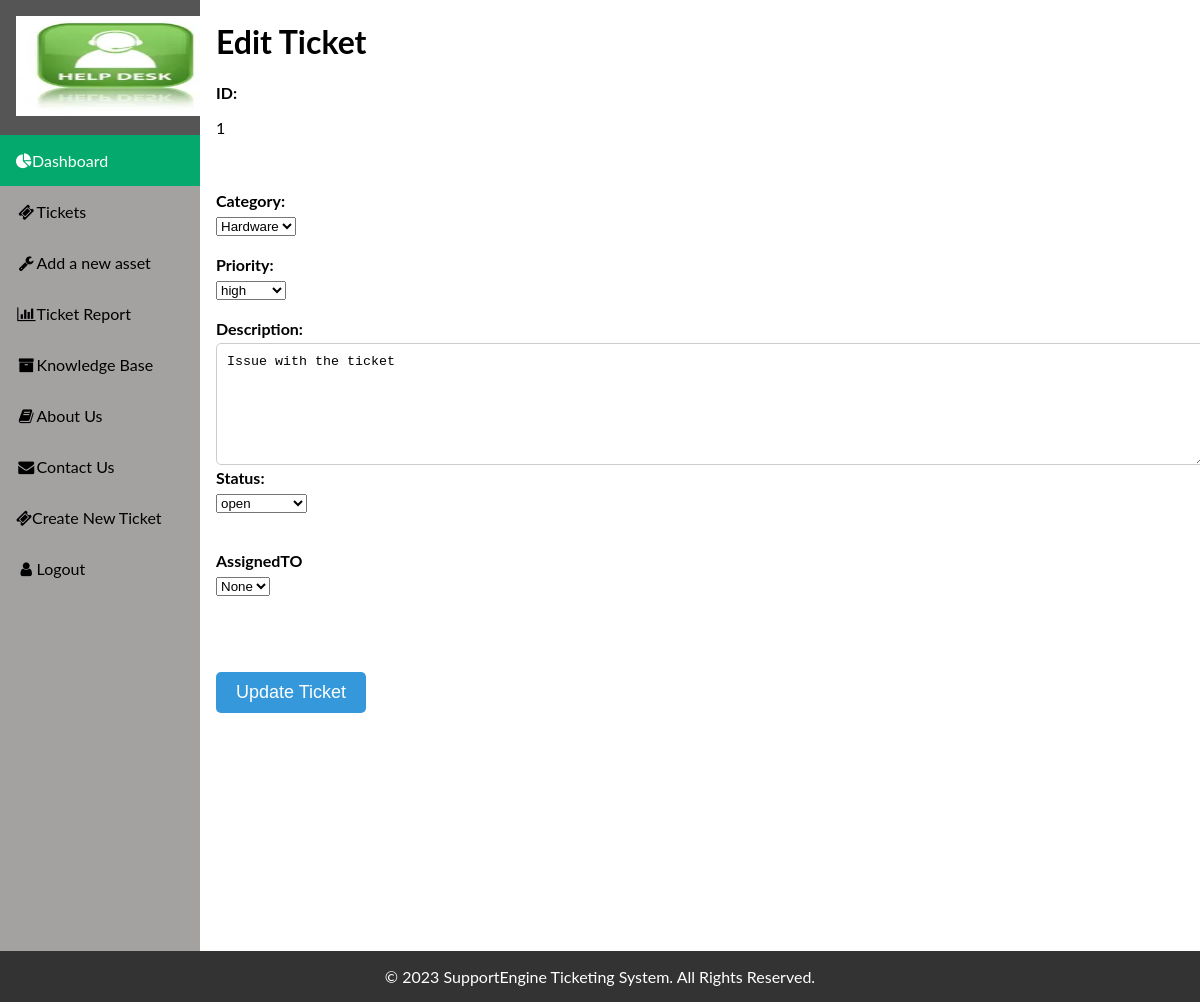
Page /edit_ticket/1 (signed in) on the earlier database version.
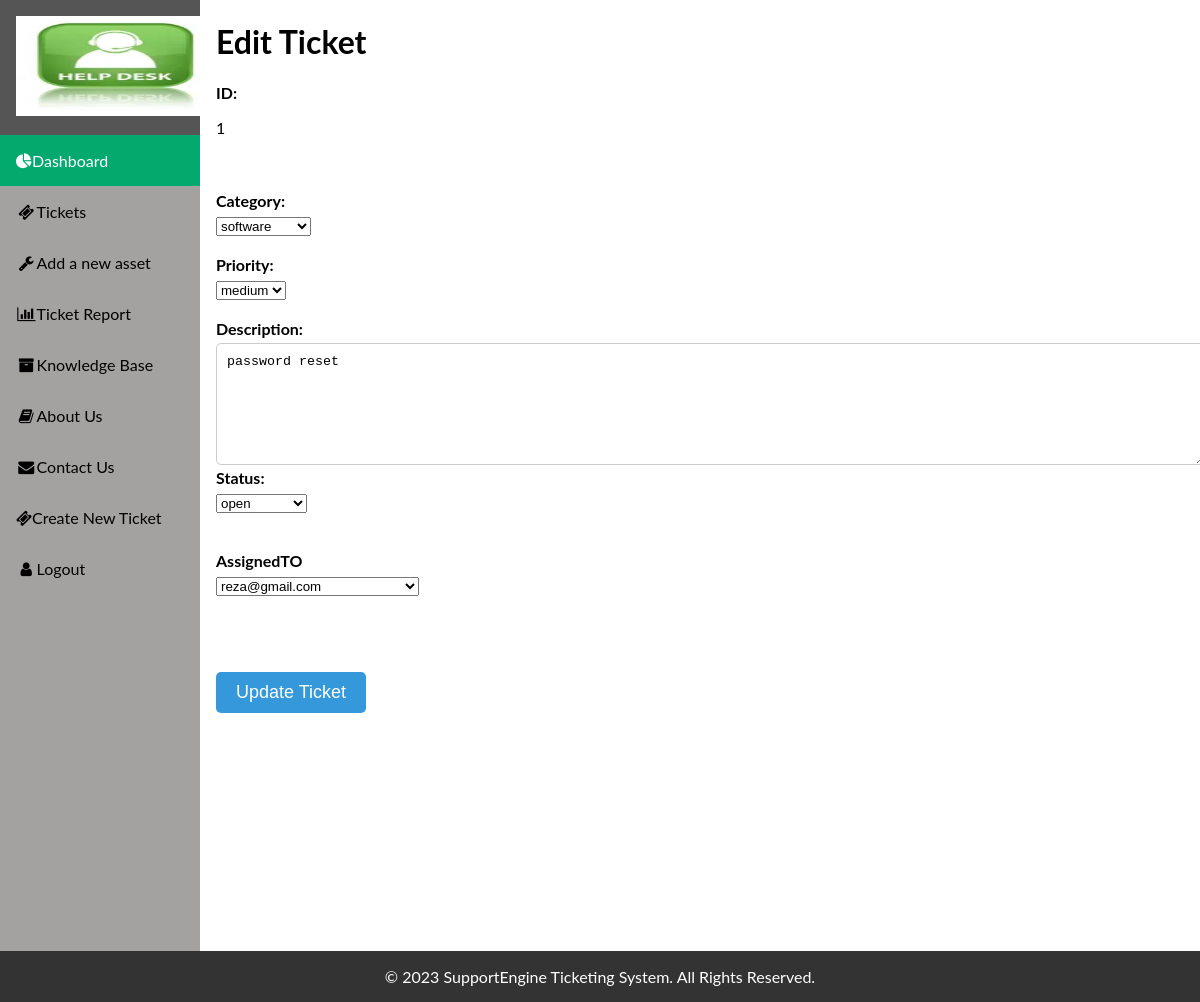
Same page on the later database version.
### tables this page shows
CREATE TABLE "tickets" (
	"id"	INTEGER NOT NULL,
	"description"	TEXT,
	"RequesterName"	TEXT,
	"AssignedTo"	TEXT,
	"DueBy"	TEXT,
	"category"	TEXT,
	"priority"	TEXT,
	"CreatedDate"	TEXT,
	"status"	TEXT,
	"attachments"	TEXT,
	"department"	TEXT,
	"resolveddate"	TEXT,
	PRIMARY KEY("id"),
	FOREIGN KEY("id") REFERENCES "comments"("id")
);

### app.py (the view, shortened to what this page needs)
@app.route('/edit_ticket/<int:ticket_id>', methods=['GET','POST'])
def edit_ticket(ticket_id= True):    # sourcery skip: avoid-builtin-shadow
    if session.get('username') is None:  # If the user is not logged in
        return redirect('/tech_login')
    db_path = "tickets_database.db"  # Path to the database file
    connection = sqlite3.connect(db_path)
    cursor = connection.cursor()
    ticket = get_tickets(ticket_id)
    options_pri = ['high', 'medium', 'low']
    options_status = ['open', 'closed','hold','pending','unassigned']
    options_cat = get_categories()
    options_users = get_users()
    context = {
        'ticket': ticket,
        'options_pri': options_pri,
        'options_status': options_status,
        'options_cat': options_cat,
        'options_users': options_users,
    }
    return render_template('edit_ticket.html', context=context)

### app.py (called while the page is built)
def get_tickets(ticket_id=None,username=None):
    connection = sqlite3.connect(db_path)
    cursor = connection.cursor()
    if ticket_id is not None:
        sql_query = f"SELECT * FROM tickets WHERE id = {ticket_id}"
        return cursor.execute(sql_query).fetchall()
    if username is None:
        return cursor.execute("SELECT * FROM tickets").fetchall()
    query = f"SELECT * FROM tickets where AssignedTo like \'{username}\'"
    return cursor.execute(query).fetchall()

def get_categories():
    connection = sqlite3.connect(db_path)
    cursor = connection.cursor()
    return cursor.execute("SELECT Distinct Category FROM tickets").fetchall()

def get_users():
    connection = sqlite3.connect(db_path)
    cursor = connection.cursor()
    return cursor.execute("SELECT Distinct AssignedTo FROM tickets").fetchall()

### templates/edit_ticket.html (shortened to what this page needs)
{% extends "layout.html" %}
{% block head %}
<link rel="stylesheet" href="{{ url_for('static', filename='css/main.css') }}">
{% endblock %}
{% block body %}
<h1>Edit Ticket</h1>
<form  method="post">
  <label for="ticket_id"> ID:</label>
  <p>{{ context['ticket'][0][0] }}</p>
  <br>
  <br>
  <label for="category">Category:</label>
  <select id="category" name="category">
    {% for category in context['options_cat'] %}
    {%if category[0] == context['ticket'][0][5] %}
      <option value={{category[0]}} selected>{{category[0]}}</option>
      {% else %}
    <option value={{category[0]}}>{{category[0]}}</option>
    {%endif%}
    {% endfor %}
  </select>
  <br>
  <br>
  <label for="priority">Priority:</label>
  <select id="priority" name="priority">
    {% for priority in context['options_pri'] %}
    {%if priority == context['ticket'][0][6] %}
      <option value={{priority}} selected>{{priority}}</option>
      {% else %}
     <option value={{priority}}>{{priority}}</option>
     {%endif%}
    {% endfor %}
  </select>
  <br>
  <br>
  <label for="description">Description:</label>
  <textarea id="description" name="description" rows="4" cols="50" required>{{ context['ticket'][0][1] }}</textarea>
  <br>
  <label for="status">Status:</label>
  <select id="status" name="status">
    {% for status in context['options_status'] %}
    {%if status == context['ticket'][0][8] %}
      <option value={{status}} selected>{{status}}</option>
      {% else %}
      <option value={{status}}>{{status}}</option>
      {%endif%}
    {% endfor %}
  </select>
  <br>
  <br>
  <br>
     <label for="AssignedTO">AssignedTO</label>
     <select id="AssignedTO" name="AssignedTO">
      {% for user in context['options_users'] %}
        {% if user[0] == context['ticket'][0][3] %}
        <option value={{user[0]}} selected>{{user[0]}}</option>
        {% else %}
          <option value={{user[0]}}>{{user[0]}}</option>
        {% endif %}
      {% endfor %}
    </select>
  <br>
  <br>
  <br>
  <br>
  <br>
  <button type="submit" value="Update_Ticket" >Update Ticket</button>
</form>
{% endblock %}

### templates/layout.html (shortened to what this page needs)
<!DOCTYPE html>
<html lang="en">
<head>
<link rel="stylesheet" type="text/css" href="{{ url_for('static', filename='css/main.css') }}">
<link rel="stylesheet" href="https://cdnjs.cloudflare.com/ajax/libs/font-awesome/4.7.0/css/font-awesome.min.css">
<link href="https://cdn.jsdelivr.net/npm/fullcalendar@5.10.0/main.css" rel="stylesheet" />
  <div class="sidebar">
      <a href="main"><img src="\static\images\HD.png" alt="SupportEngine Logo"
        width="200" height="100" ></a>
      <a class="active" href="main"><i class="fa fa-pie-chart""></i>Dashboard</a>
      <a href="/technician_dashboard"><i class="fa fa-fw fa-ticket"></i>Tickets</a>
      <a href="/add_asset"><i class="fa fa-fw fa-wrench"></i>Add a new asset</a>
      <a href="/ticket_report"><i class="fa fa-fw fa-bar-chart"></i>Ticket Report</a>
      <a href="/kb_faq"><i class="fa fa-fw fas fa-archive"></i>Knowledge Base</a>
      <a href="/about"><i class="fa fa-fw fas fa-book"></i>About Us</a>
      <a href="/contact_us"><i class="fa fa-fw fa-envelope"></i>Contact Us</a>
      <a href="/submit_ticket"><i class="fa fa-ticket"></i>Create New Ticket</a>
      {% if username!=''%}
          <a href="/tech_logout" class="split"><i class="fa fa-fw fa-user"></i>Logout</a>
      {% else %}
          <a href="/tech_login" class="split"><i class="fa fa-fw fa-user"></i>Login</a>
      {% endif %}
  </div>
{% block head %} {% endblock %}
</head>
<body>
  <div class="content">
    {% block body %} {% endblock %}
  </div>
</body>
<footer>
    <div class="container-fluid">
      <div class="row">
        <div class="col-md-12">
          <p>© 2023 SupportEngine Ticketing System. All Rights Reserved.</p>
        </div>
      </div>
    </div>
  </footer>
</html>

### static/css/main.css (style rules this page uses)
body { margin: 0; font-family: "Lato", sans-serif; }
.sidebar { margin: 0; padding: 0; width: 200px; background-color: #a4a1a1; position: fixed; height: 100%; overflow: auto; }
.sidebar a { display: block; color: black; padding: 16px; text-decoration: none; }
.sidebar a.active { background-color: #04AA6D; color: white; }
div.content { margin-left: 200px; padding: 1px 16px; height: 1000px; }
label { display: block; font-weight: bold; margin-bottom: 5px; }
input, textarea { width: 100%; padding: 10px; border: 1px solid #ccc; border-radius: 5px; }
textarea { height: 100px; }
button { padding: 10px 20px; background-color: #3498db; color: #fff; font-size: 18px; border: none; border-radius: 5px; cursor: pointer; }
footer { position: fixed; left: 0; bottom: 0; width: 100%; background-color: #333; color: white; text-align: center; }

Differences in the rows shown:
changed tickets "open": category "Hardware" → "software"; priority "high" → "medium"; description "Issue with the ticket" → "password reset"; AssignedTO (not shown) → "reza@gmail.com"
Other differences:
form field AssignedTO: "None" → (not shown)
